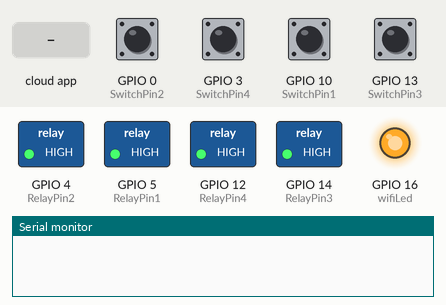
The sketch below on a simulated ESP8266 (NodeMCU). Parts: switched loads named in the sketch (green lamp = pin HIGH), output pins drawn as LEDs (lit = HIGH), the last lines printed to the serial monitor. Dashed ring = blinking. The inputs (shaded band) are chosen by the test bench; at power-on: GPIO 0 (SwitchPin2), GPIO 3 (SwitchPin4), GPIO 10 (SwitchPin1), GPIO 13 (SwitchPin3) HIGH. WiFi joins after 1.5 s; servers stay silent unless stated.

Above: at 2.7 s.
2.8 s: GPIO 0 (SwitchPin2) pulled LOW for 1 s
At 4.2 s:
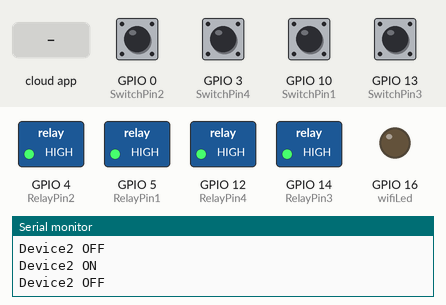
5.4 s: GPIO 3 (SwitchPin4) pulled LOW for 1 s
At 5.75 s:
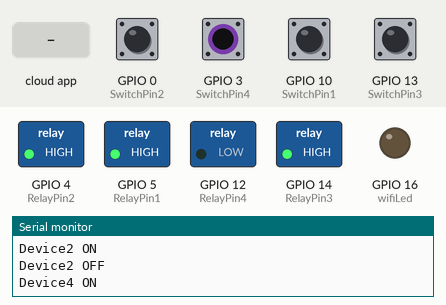
8.0 s: GPIO 10 (SwitchPin1) pulled LOW for 0.15 s
At 8.6 s:
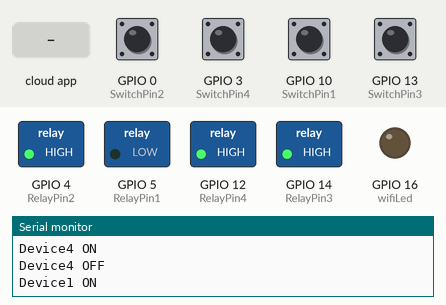
9.7 s: GPIO 13 (SwitchPin3) pulled LOW for 0.15 s
At 11.0 s:
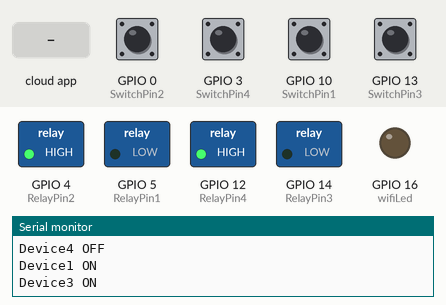
11.4 s: the phone or cloud app sets switch1 to 0
At 12.2 s:
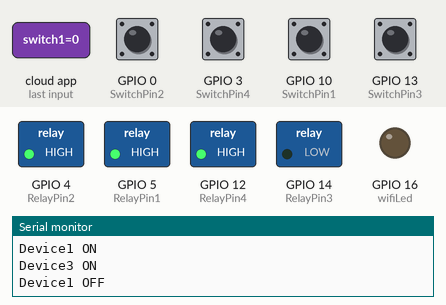
12.9 s: the phone or cloud app sets switch2 to 1
At 13.3 s:
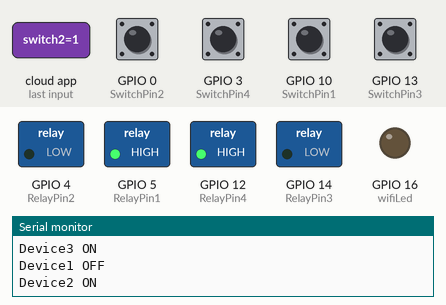
Timing chart, 0 to 15.4 s (numbered marks = the images above; inputs shaded):
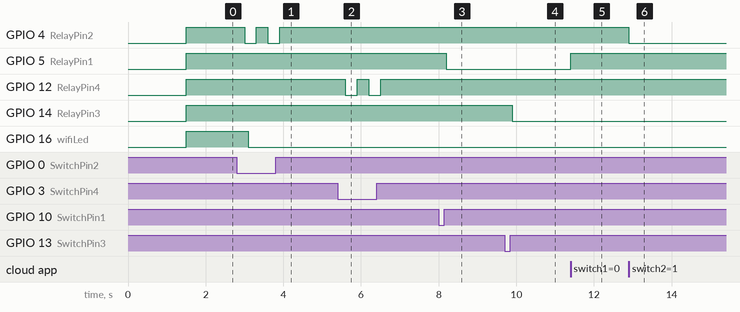

Measured:
- after the input at 2.8 s, GPIO 4 (RelayPin2): alternates HIGH for 0.30 s and LOW for 0.30 s, 4 changes in all, then stays HIGH, starting after 0.20 s
- after the input at 5.4 s, GPIO 12 (RelayPin4): alternates HIGH for 0.30 s and LOW for 0.30 s, 4 changes in all, then stays HIGH, starting after 0.20 s
- after the input at 8.0 s, GPIO 5 (RelayPin1): HIGH → LOW after 0.20 s
- after the input at 9.7 s, GPIO 14 (RelayPin3): HIGH → LOW after 0.20 s
- after the input at 11.4 s, GPIO 5 (RelayPin1): LOW → HIGH at once
- after the input at 12.9 s, GPIO 4 (RelayPin2): HIGH → LOW at once

The sketch:

Code_NodeMCU_Alexa_ArduinoIotCloud_4Relays.ino
```cpp
/**********************************************************************************
 *  TITLE: Arduino IoT Cloud control 4 Relays using NodeMCU
 *  Click on the following links to learn more.
 *  Preferences--> Aditional boards Manager URLs :
 *  https://dl.espressif.com/dl/package_esp32_index.json, http://arduino.esp8266.com/stable/package_esp8266com_index.json
 *
 *  Download Board ESP8266 NodeMCU : https://github.com/esp8266/Arduino
 *  Download the libraries
 *  ArduinoIoTCloud Library with all the dependencies
 **********************************************************************************/


#include "arduino_secrets.h"
#include "thingProperties.h"

// define the GPIO connected with Relays and switches
#define RelayPin1 5  //D1
#define RelayPin2 4  //D2
#define RelayPin3 14 //D5
#define RelayPin4 12 //D6

#define SwitchPin1 10  //SD3
#define SwitchPin2 0   //D3
#define SwitchPin3 13  //D7
#define SwitchPin4 3   //RX

#define wifiLed   16   //D0

int toggleState_1 = 0; //Define integer to remember the toggle state for relay 1
int toggleState_2 = 0; //Define integer to remember the toggle state for relay 2
int toggleState_3 = 0; //Define integer to remember the toggle state for relay 3
int toggleState_4 = 0; //Define integer to remember the toggle state for relay 4

void relayOnOff(int relay) {

  switch (relay) {
    case 1:
      if (toggleState_1 == 0) {
        digitalWrite(RelayPin1, LOW); // turn on relay 1
        toggleState_1 = 1;
        Serial.println("Device1 ON");
      }
      else {
        digitalWrite(RelayPin1, HIGH); // turn off relay 1
        toggleState_1 = 0;
        Serial.println("Device1 OFF");
      }
      delay(100);
      break;
    case 2:
      if (toggleState_2 == 0) {
        digitalWrite(RelayPin2, LOW); // turn on relay 2
        toggleState_2 = 1;
        Serial.println("Device2 ON");
      }
      else {
        digitalWrite(RelayPin2, HIGH); // turn off relay 2
        toggleState_2 = 0;
        Serial.println("Device2 OFF");
      }
      delay(100);
      break;
    case 3:
      if (toggleState_3 == 0) {
        digitalWrite(RelayPin3, LOW); // turn on relay 3
        toggleState_3 = 1;
        Serial.println("Device3 ON");
      } else {
        digitalWrite(RelayPin3, HIGH); // turn off relay 3
        toggleState_3 = 0;
        Serial.println("Device3 OFF");
      }
      delay(100);
      break;
    case 4:
      if (toggleState_4 == 0) {
        digitalWrite(RelayPin4, LOW); // turn on relay 4
        toggleState_4 = 1;
        Serial.println("Device4 ON");
      }
      else {
        digitalWrite(RelayPin4, HIGH); // turn off relay 4
        toggleState_4 = 0;
        Serial.println("Device4 OFF");
      }
      delay(100);
      break;
    default : break;
  }
}

void manual_control() {
  //Manual Switch Control
  if (digitalRead(SwitchPin1) == LOW) {
    delay(200);
    relayOnOff(1);
  }
  else if (digitalRead(SwitchPin2) == LOW) {
    delay(200);
    relayOnOff(2);
  }
  else if (digitalRead(SwitchPin3) == LOW) {
    delay(200);
    relayOnOff(3);
  }
  else if (digitalRead(SwitchPin4) == LOW) {
    delay(200);
    relayOnOff(4);
  }
}

void setup() {
  // Initialize serial and wait for port to open:
  Serial.begin(9600);
  // This delay gives the chance to wait for a Serial Monitor without blocking if none is found
  delay(1500);

  // Defined in thingProperties.h
  initProperties();

  // Connect to Arduino IoT Cloud
  ArduinoCloud.begin(ArduinoIoTPreferredConnection);

  setDebugMessageLevel(2);
  ArduinoCloud.printDebugInfo();

  pinMode(RelayPin1, OUTPUT);
  pinMode(RelayPin2, OUTPUT);
  pinMode(RelayPin3, OUTPUT);
  pinMode(RelayPin4, OUTPUT);

  pinMode(wifiLed, OUTPUT);

  pinMode(SwitchPin1, INPUT_PULLUP);
  pinMode(SwitchPin2, INPUT_PULLUP);
  pinMode(SwitchPin3, INPUT_PULLUP);
  pinMode(SwitchPin4, INPUT_PULLUP);

  //During Starting all Relays should TURN OFF
  digitalWrite(RelayPin1, HIGH);
  digitalWrite(RelayPin2, HIGH);
  digitalWrite(RelayPin3, HIGH);
  digitalWrite(RelayPin4, HIGH);

  digitalWrite(wifiLed, HIGH);  //Turn OFF WiFi LED
}

void loop() {
  ArduinoCloud.update();

  manual_control(); //Control relays manually

  if (WiFi.status() != WL_CONNECTED)
  {
    digitalWrite(wifiLed, HIGH); //Turn OFF WiFi LED
  }
  else{
    digitalWrite(wifiLed, LOW); //Turn ON WiFi LED
  }
}

void onSwitch1Change() {
  if (switch1 == 1)
  {
    digitalWrite(RelayPin1, LOW);
    Serial.println("Device1 ON");
    toggleState_1 = 1;
  }
  else
  {
    digitalWrite(RelayPin1, HIGH);
    Serial.println("Device1 OFF");
    toggleState_1 = 0;
  }
}

void onSwitch2Change() {
  if (switch2 == 1)
  {
    digitalWrite(RelayPin2, LOW);
    Serial.println("Device2 ON");
    toggleState_2 = 1;
  }
  else
  {
    digitalWrite(RelayPin2, HIGH);
    Serial.println("Device2 OFF");
    toggleState_2 = 0;
  }
}

void onSwitch3Change() {
  if (switch3 == 1)
  {
    digitalWrite(RelayPin3, LOW);
    Serial.println("Device3 ON");
    toggleState_3 = 1;
  }
  else
  {
    digitalWrite(RelayPin3, HIGH);
    Serial.println("Device3 OFF");
    toggleState_3 = 0;
  }
}

void onSwitch4Change() {
  if (switch4 == 1)
  {
    digitalWrite(RelayPin4, LOW);
    Serial.println("Device4 ON");
    toggleState_4 = 1;
  }
  else
  {
    digitalWrite(RelayPin4, HIGH);
    Serial.println("Device4 OFF");
    toggleState_4 = 0;
  }
}
```

arduino_secrets.h
```cpp
#define SECRET_SSID ""  //Enter WIFI NAME
#define SECRET_PASS ""  //Enter WIFI PASSWORD
#define SECRET_DEVICE_KEY ""  //Enter Secret Key
```

thingProperties.h
```cpp
// Code generated by Arduino IoT Cloud, DO NOT EDIT.


#include <ArduinoIoTCloud.h>
#include <Arduino_ConnectionHandler.h>


const char THING_ID[]           = "";  //Enter THING ID
const char DEVICE_LOGIN_NAME[]  = ""; //Enter DEVICE ID

const char SSID[]               = SECRET_SSID;    // Network SSID (name)
const char PASS[]               = SECRET_PASS;    // Network password (use for WPA, or use as key for WEP)
const char DEVICE_KEY[]  = SECRET_DEVICE_KEY;    // Secret device password

void onSwitch1Change();
void onSwitch2Change();
void onSwitch3Change();
void onSwitch4Change();

CloudSwitch switch1;
CloudSwitch switch2;
CloudSwitch switch3;
CloudSwitch switch4;

void initProperties(){

  ArduinoCloud.setBoardId(DEVICE_LOGIN_NAME);
  ArduinoCloud.setSecretDeviceKey(DEVICE_KEY);
  ArduinoCloud.setThingId(THING_ID);
  ArduinoCloud.addProperty(switch1, READWRITE, ON_CHANGE, onSwitch1Change);
  ArduinoCloud.addProperty(switch2, READWRITE, ON_CHANGE, onSwitch2Change);
  ArduinoCloud.addProperty(switch3, READWRITE, ON_CHANGE, onSwitch3Change);
  ArduinoCloud.addProperty(switch4, READWRITE, ON_CHANGE, onSwitch4Change);

}

WiFiConnectionHandler ArduinoIoTPreferredConnection(SSID, PASS);
```
